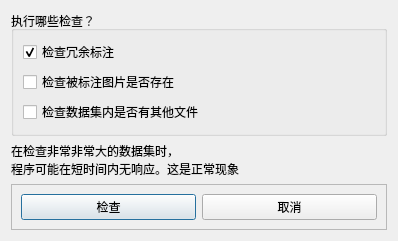
<?xml version="1.0" encoding="UTF-8"?>
<ui version="4.0">
 <class>Dialog</class>
 <widget class="QDialog" name="Dialog">
  <property name="geometry">
   <rect>
    <x>0</x>
    <y>0</y>
    <width>398</width>
    <height>225</height>
   </rect>
  </property>
  <property name="windowTitle">
   <string>检查数据集</string>
  </property>
  <layout class="QVBoxLayout" name="verticalLayout">
   <item>
    <widget class="QGroupBox" name="groupBox">
     <property name="title">
      <string>执行哪些检查？</string>
     </property>
     <layout class="QVBoxLayout" name="verticalLayout_2">
      <item>
       <widget class="QCheckBox" name="labelCheckBox">
        <property name="toolTip">
         <string>检查没有标注的图片和没有任何标签的类别</string>
        </property>
        <property name="text">
         <string>检查冗余标注</string>
        </property>
        <property name="checked">
         <bool>true</bool>
        </property>
       </widget>
      </item>
      <item>
       <widget class="QCheckBox" name="imageCheckBox">
        <property name="toolTip">
         <string>检查拥有标签的图片是否存在</string>
        </property>
        <property name="text">
         <string>检查被标注图片是否存在</string>
        </property>
       </widget>
      </item>
      <item>
       <widget class="QCheckBox" name="fileCheckBox">
        <property name="toolTip">
         <string>检查数据集文件夹内是否有图片和标签外的其他文件</string>
        </property>
        <property name="text">
         <string>检查数据集内是否有其他文件</string>
        </property>
       </widget>
      </item>
     </layout>
    </widget>
   </item>
   <item>
    <widget class="QLabel" name="label">
     <property name="text">
      <string>在检查非常非常大的数据集时，
程序可能在短时间内无响应。这是正常现象</string>
     </property>
    </widget>
   </item>
   <item>
    <widget class="QFrame" name="frame">
     <property name="frameShape">
      <enum>QFrame::StyledPanel</enum>
     </property>
     <property name="frameShadow">
      <enum>QFrame::Raised</enum>
     </property>
     <layout class="QHBoxLayout" name="horizontalLayout">
      <item>
       <widget class="QPushButton" name="okButton">
        <property name="text">
         <string>检查</string>
        </property>
       </widget>
      </item>
      <item>
       <widget class="QPushButton" name="cancelButton">
        <property name="text">
         <string>取消</string>
        </property>
       </widget>
      </item>
     </layout>
    </widget>
   </item>
  </layout>
 </widget>
 <resources/>
 <connections>
  <connection>
   <sender>cancelButton</sender>
   <signal>clicked()</signal>
   <receiver>Dialog</receiver>
   <slot>reject()</slot>
   <hints>
    <hint type="sourcelabel">
     <x>290</x>
     <y>225</y>
    </hint>
    <hint type="destinationlabel">
     <x>199</x>
     <y>149</y>
    </hint>
   </hints>
  </connection>
 </connections>
</ui>
